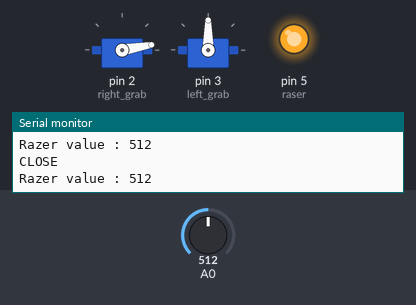
Simulated run of this sketch. Board: Arduino Uno, built with avr-gcc and run on an emulated ATmega328P. On the bench: 2 × servo, output pins drawn as LEDs (lit = HIGH), the last lines printed to the serial monitor. Inputs (shaded band) come from the test bench; at power-on: A0 = 512.

Above: at 3.6 s.
3.7 s: A0 set to 133
5.6 s: A0 set to 110
At 6.7 s:
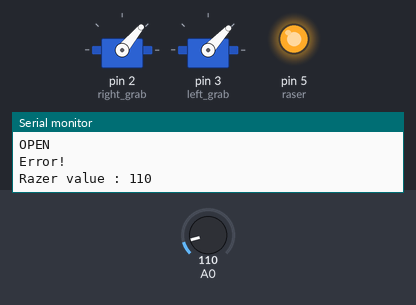
8.1 s: A0 set to 143
9.6 s: A0 set to 158
At 10.2 s:
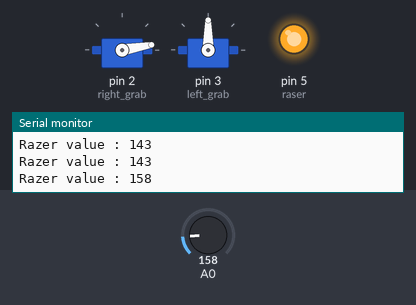
11.4 s: A0 set to 0
At 12.8 s:
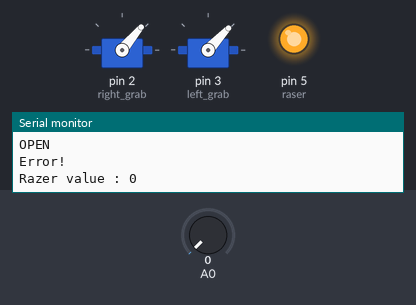
Timing chart, 0 to 14.1 s (numbered marks = the images above; inputs shaded):
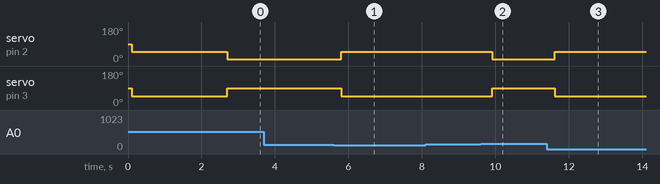

Measured:
- the behaviour switches between 121 and 120 on A0 (found by bisection; images 0 and 1)
- the behaviour switches between 149 and 150 on A0 (found by bisection; images 1 and 2)
- after the input at 5.6 s, servo on pin 2 (right_grab): 10° → 50° after 0.21 s; servo on pin 3 (left_grab): 90° → 47° after 0.21 s
- after the input at 9.6 s, servo on pin 2 (right_grab): 50° → 10° after 0.32 s; servo on pin 3 (left_grab): 47° → 90° after 0.32 s
- after the input at 11.4 s, servo on pin 2 (right_grab): 10° → 50° after 0.22 s; servo on pin 3 (left_grab): 90° → 47° after 0.22 s

The sketch:

RobotArm_Prototype.ino
```cpp
#include <Servo.h>

const int right_grab = 2;
const int left_grab = 3;
Servo servo_1;
Servo servo_2;

int raser = 5;
int angle ;
int data;
int hold;

//int trig = 8;
//int echo = 9;

long duration, distance;

void setup() {

  Serial.begin(115200);

  pinMode(raser, OUTPUT);
  digitalWrite(raser, HIGH);

  //pinMode(trig, OUTPUT);
  //pinMode(echo, INPUT);

  open();

  delay(2000);

  Serial.println("System Initializing Success.");
  Serial.println();

}

void loop() {

  detect();
  //micro();
  check();
  //delay (100);

}

void open() {

  servo_1.attach(right_grab);
  servo_2.attach(left_grab);
  delay(100);

  //angle = 140;
  servo_1.write(50);
  servo_2.write(47);

  delay(300);

  servo_1.detach();
  servo_2.detach();
  Serial.println("OPEN");
}

void close() {

  servo_1.attach(right_grab);
  servo_2.attach(left_grab);
  delay(100);

  //angle = 90;
  servo_1.write(10);
  servo_2.write(90);

  delay(300);
  Serial.println("CLOSE");
}

void detect() {

  data = analogRead(A0);
  Serial.print("Razer value : ");
  Serial.println(data);

  delay (100);

  if (data >= 150) {
    delay (100);
    close();
    hold = 1;
  }
  else {
    if (data <= 120) {
      open();
      Serial.println("Error!");
    }
  }

}

void check() {
  if (hold == 1) {
    if (distance >= 150) {
      open ();
    }
  }
}
```
